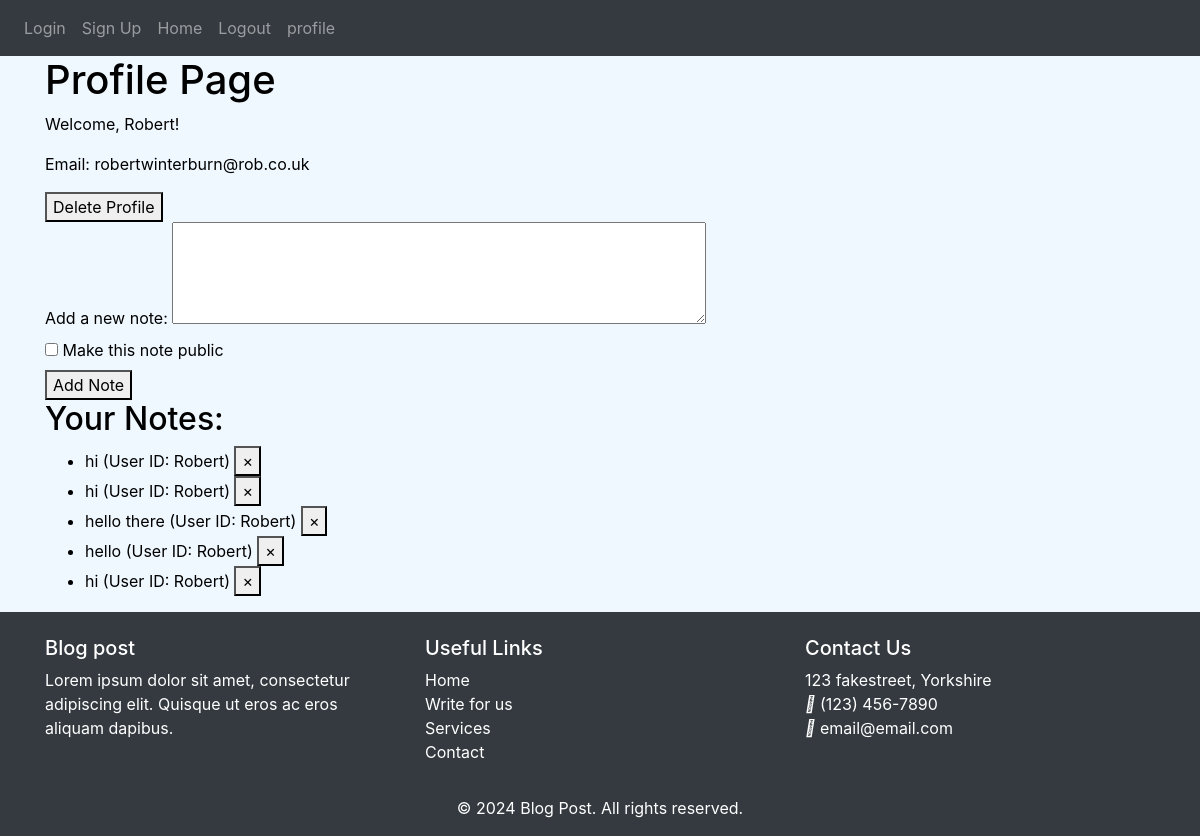
The app's page /profile (signed in), older data.
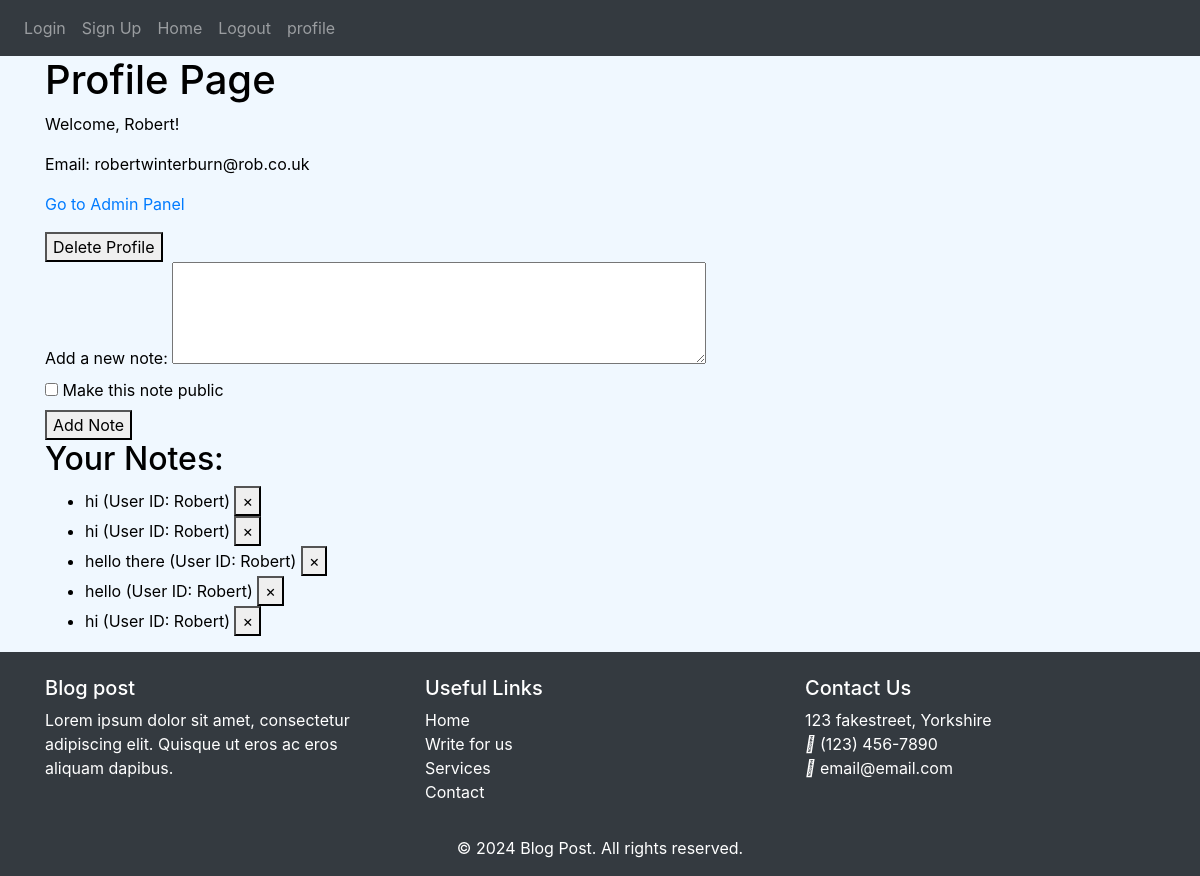
The same page, newer data.
### models.py (models this page shows)
class User(db.Model, UserMixin):
    __tablename__ = 'users'
    id = db.Column(db.Integer, primary_key=True)
    email = db.Column(db.String(150), unique=True, nullable=False)
    password = db.Column(db.String(150), nullable=False)
    first_name = db.Column(db.String(150), nullable=False)
    is_admin = db.Column(db.Boolean, default=False)
    notes = db.relationship('Note', backref='user', cascade="all, delete-orphan")
    comments = db.relationship('Comment', backref='user', cascade="all, delete-orphan")
    blog_posts = db.relationship('BlogPost', backref='user', cascade="all, delete-orphan")

class Note(db.Model):
    __tablename__ = 'notes'
    id = db.Column(db.Integer, primary_key=True)
    data = db.Column(db.String(1000), nullable=False)
    user_id = db.Column(db.Integer, db.ForeignKey('users.id'))
    is_public = db.Column(db.Boolean, default=False)

### auth.py (the view, shortened to what this page needs)
@auth.route('/profile', methods=['GET', 'POST'])
@login_required
def profile():
    return render_template('profile.html', user=current_user)

### app/templates/profile.html (shortened to what this page needs)
{% extends "base.html" %}
{% block content %}
<h1>Profile Page</h1>
<p>Welcome, {{ user.first_name }}!</p>
<p>Email: {{ user.email }}</p>
{% if user.is_admin %}
    <p><a href="{{ url_for('admin.index') }}">Go to Admin Panel</a></p>
{% endif %}
<form id="delete-profile-form" method="POST">
    <button type="button" onclick="deleteProfile()">Delete Profile</button>
</form>
<form method="POST">
    <label for="note">Add a new note:</label>
    <textarea id="note" name="note" rows="4" cols="50"></textarea><br>
    <label for="is_public">
        <input type="checkbox" id="is_public" name="is_public"> Make this note public
    </label><br>
    <button type="submit">Add Note</button>
</form>
<h2>Your Notes:</h2>
<ul>
    {% if user.notes %}
        {% for note in user.notes %}
            <li>{{ note.data }} (User ID: {{ user.first_name }})
                <button type="button" class="delete" onClick="deleteNote({{ note.id }})">
                    <span aria-hidden="true">&times;</span>
                </button>
            </li>
        {% endfor %}
    {% else %}
        <li>No notes found.</li>
    {% endif %}
</ul>
{% endblock %}

### app/templates/base.html (shortened to what this page needs)
<!DOCTYPE html>
<html lang="en">
<head>
    <link
      rel="stylesheet"
      href="https://stackpath.bootstrapcdn.com/bootstrap/4.4.1/css/bootstrap.min.css"
    />
    <link
      rel="stylesheet"
      href="https://stackpath.bootstrapcdn.com/font-awesome/4.7.0/css/font-awesome.min.css"
    />
    <link rel="stylesheet" type="text/css" href="{{ url_for('static', filename='styles.css')}}">
</head>
<body>
  <nav id="nav" class ="navbar navbar-expand-lg navbar-dark bg-dark">
    <div class="collapse navbar-collapse" id="navbar">
        <div class="navbar-nav">
            <a class="nav-item nav-link" id="login" href="/login">Login </a>
            <a class="nav-item nav-link" id="signUp" href="/sign-up">Sign Up </a>
            <a class="nav-item nav-link" id="home" href="/home">Home </a>
            <a class="nav-item nav-link" id="logout" href="/logout">Logout </a>
            <a class="nav-item nav-link" id="profile" href="/profile">profile </a>
        </div>
    </div>
</nav>
<div class="container">
    {% block content %}
    {% endblock %}
</div>
<footer class="bg-dark text-white pt-4">
  <div class="container">
      <div class="row">
          <div class="col-md-4">
              <h5>Blog post</h5>
              <p>Lorem ipsum dolor sit amet, consectetur adipiscing elit. Quisque ut eros ac eros aliquam dapibus.</p>
          </div>
          <div class="col-md-4">
              <h5>Useful Links</h5>
              <ul class="list-unstyled">
                  <li><a href="#" class="text-white">Home</a></li>
                  <li><a href="#" class="text-white">Write for us</a></li>
                  <li><a href="#" class="text-white">Services</a></li>
                  <li><a href="#" class="text-white">Contact</a></li>
              </ul>
          </div>
          <div class="col-md-4">
              <h5>Contact Us</h5>
              <ul class="list-unstyled">
                  <li> 123 fakestreet, Yorkshire</li>
                  <li><i class="fas fa-phone"></i> (123) 456-7890</li>
                  <li><i class="fas fa-envelope"></i> email@email.com</li>
              </ul>
          </div>
      </div>
      <div class="row">
          <div class="col-12 text-center mt-3">
              <p>&copy; 2024 Blog Post. All rights reserved.</p>
          </div>
      </div>
  </div>
</footer>
</body>
</html>

### static/styles.css (style rules this page uses)
body { color: #000000; background-color: aliceblue; }
footer { position: sticky }

Row changes from the older to the newer data that the page shows:
changed User "Robert": is_admin empty → True (drawn)
Text that changed along with them:
text now shown: "Go to Admin Panel"
